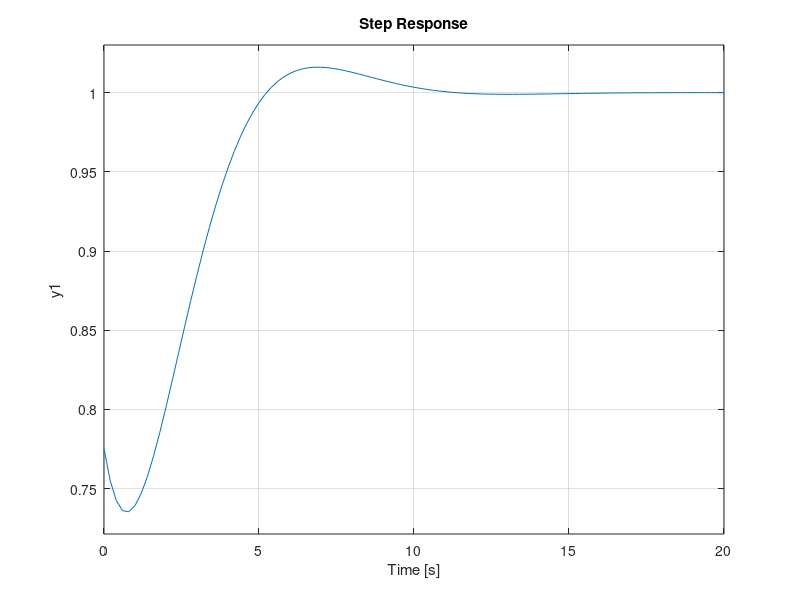

Write the MATLAB code that produced this figure.
% DC MOTOR

tf_motor=tf([0.2321],[0.09214 0.6075 1]);

%% Ident results
G1=tf(0.2875,[1 1.449]);
G2=tf(1.385,[1 4.975 6.98]);
G1_dis=tf([0.00242 0], [1 -0.9878],0.01);
G2_dis=tf([0.0001143 0 0], [1 -1.956 0.9561],0.01);

%% pid 
kp=75;
ki=38.12;
kd=35;
pid_motor = pid(kp,ki,kd);
G=feedback(pid_motor*G2,1);
step(G);hold on;
step(G1);
%% pid funciona
kp=9;
ki=7.2;
kd=12;
pid_motor = pid(kp,ki,kd);
G=feedback(pid_motor*G1,1);
step(G);hold on;
% step(G1);
%% fpid_optim
kp_fracc=70.2146;
ki_fracc=19.051;
kd_fracc=33.9457;
lambda=0.998;
mu=0.992;
